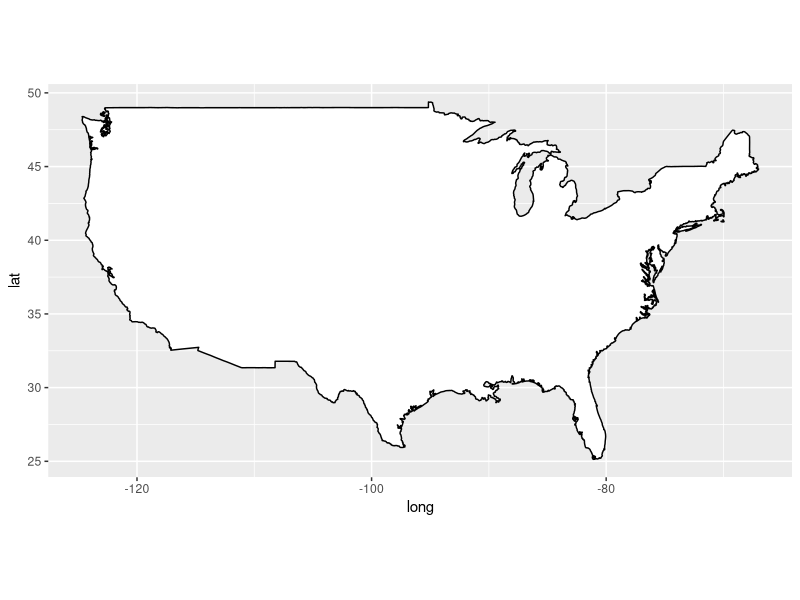

Recreate this plot in R. (Note: this script raises an error after producing the figure.)
# 지도 위에 데이터 표현하기

# 지도 데이터를 가지고 있는 패키지 설치
# install.packages('maps')

# ggplot2::coord_map() 함수를 사용할 때 필요한 패키지
# install.packages('mapproj')

# 필요한 패키지를 메모리 로딩
library(tidyverse)
search()

# 지도 데이터 불러오기:
# ggplot2::map_data(map = '지도이름')
#   지도 데이터를 읽어서 데이터 프레임으로 변환해 주는 함수.
usa <- map_data(map = 'usa')
head(usa)
str(usa)
# usa 데이터 프레임의 변수들:
# long: longitude(경도).
#   영국 그리니치 천문대를 기준으로 동/서 방향의 좌표.
#   동쪽으로 변할 때는 +, 서쪽으로 변할 때는 -.
# lat: latitude(위도).
#   적도를 기준으로 남(-)/북(+) 방향의 좌표.
# group: 함께 연결할 위도/경도 점들의 그룹(나라, 주, 도시)
# order: 위도/경도 점들을 연결하는 순서.
# region, subregion: 지역 이름

# usa(미국 지도 데이터) 데이터 프레임 시각화
ggplot(data = usa,
       mapping = aes(x = long, y = lat, group = group)) +
  geom_polygon(color = 'black', fill = 'white') +
  coord_quickmap()

ggplot(data = usa,
       mapping = aes(x = long, y = lat, group = group)) +
  geom_polygon(color = 'black', fill = 'white') +
  coord_map(projection = 'polyconic')

# maps 패키지의 state: 미국 주(state) 위치(위도/경도) 정보가 포함된 지도 데이터.
usa_state <- map_data(map = 'state')
head(usa_state)
str(usa_state)
distinct(usa_state, region)
distinct(usa_state, subregion)

ggplot(data = usa_state,
       mapping = aes(x = long, y = lat, group = group)) +
  geom_polygon(color = 'black', fill = 'white') +
  coord_map(projection = 'polyconic')  # coord_quickmap()

# maps 패키지의 world 맵: 세계 지도 데이터
# 세계 지도 데이터 에서 관심있는 몇 개 지역만 선택 지도 그리기
asia_map <- map_data(map = 'world',
                     region = c('South Korea', 'North Korea',
                                'China', 'Japan', 'India'))
head(asia_map)
distinct(asia_map, region)

ggplot(data = asia_map,
       mapping = aes(x = long, y = lat, group = group)) +
  geom_polygon(color = 'black', fill = 'white') +
  coord_map(projection = 'polyconic')
